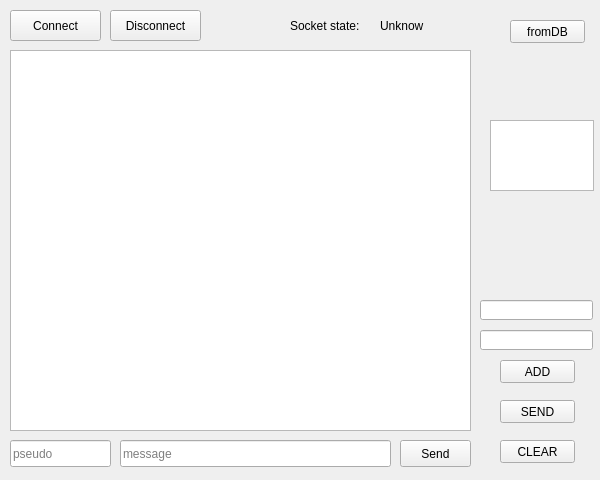
<?xml version="1.0" encoding="UTF-8"?>
<ui version="4.0">
 <class>Client</class>
 <widget class="QWidget" name="Client">
  <property name="geometry">
   <rect>
    <x>0</x>
    <y>0</y>
    <width>600</width>
    <height>480</height>
   </rect>
  </property>
  <property name="sizePolicy">
   <sizepolicy hsizetype="Fixed" vsizetype="Fixed">
    <horstretch>0</horstretch>
    <verstretch>0</verstretch>
   </sizepolicy>
  </property>
  <property name="minimumSize">
   <size>
    <width>480</width>
    <height>480</height>
   </size>
  </property>
  <property name="maximumSize">
   <size>
    <width>600</width>
    <height>600</height>
   </size>
  </property>
  <property name="windowTitle">
   <string>QtWebsocket Client Example</string>
  </property>
  <widget class="QLineEdit" name="textLineEdit">
   <property name="geometry">
    <rect>
     <x>120</x>
     <y>440</y>
     <width>271</width>
     <height>27</height>
    </rect>
   </property>
   <property name="text">
    <string/>
   </property>
   <property name="placeholderText">
    <string>message</string>
   </property>
  </widget>
  <widget class="QPushButton" name="sendButton">
   <property name="geometry">
    <rect>
     <x>400</x>
     <y>440</y>
     <width>71</width>
     <height>27</height>
    </rect>
   </property>
   <property name="text">
    <string>Send</string>
   </property>
  </widget>
  <widget class="QTextEdit" name="chatTextEdit">
   <property name="geometry">
    <rect>
     <x>10</x>
     <y>50</y>
     <width>461</width>
     <height>381</height>
    </rect>
   </property>
  </widget>
  <widget class="QLineEdit" name="pseudoLineEdit">
   <property name="geometry">
    <rect>
     <x>10</x>
     <y>440</y>
     <width>101</width>
     <height>27</height>
    </rect>
   </property>
   <property name="text">
    <string/>
   </property>
   <property name="placeholderText">
    <string>pseudo</string>
   </property>
  </widget>
  <widget class="QLabel" name="socketStateLabel">
   <property name="geometry">
    <rect>
     <x>380</x>
     <y>10</y>
     <width>91</width>
     <height>31</height>
    </rect>
   </property>
   <property name="text">
    <string>Unknow</string>
   </property>
  </widget>
  <widget class="QPushButton" name="connectButton">
   <property name="geometry">
    <rect>
     <x>10</x>
     <y>10</y>
     <width>91</width>
     <height>31</height>
    </rect>
   </property>
   <property name="text">
    <string>Connect</string>
   </property>
  </widget>
  <widget class="QLabel" name="socketStateLabel_2">
   <property name="geometry">
    <rect>
     <x>290</x>
     <y>10</y>
     <width>91</width>
     <height>31</height>
    </rect>
   </property>
   <property name="text">
    <string>Socket state:</string>
   </property>
  </widget>
  <widget class="QPushButton" name="disconnectButton">
   <property name="geometry">
    <rect>
     <x>110</x>
     <y>10</y>
     <width>91</width>
     <height>31</height>
    </rect>
   </property>
   <property name="text">
    <string>Disconnect</string>
   </property>
  </widget>
  <widget class="QPushButton" name="pbAdd">
   <property name="geometry">
    <rect>
     <x>500</x>
     <y>360</y>
     <width>75</width>
     <height>23</height>
    </rect>
   </property>
   <property name="text">
    <string>ADD</string>
   </property>
  </widget>
  <widget class="QTextEdit" name="tePoints">
   <property name="geometry">
    <rect>
     <x>490</x>
     <y>120</y>
     <width>104</width>
     <height>71</height>
    </rect>
   </property>
  </widget>
  <widget class="QPushButton" name="pbSend">
   <property name="geometry">
    <rect>
     <x>500</x>
     <y>400</y>
     <width>75</width>
     <height>23</height>
    </rect>
   </property>
   <property name="text">
    <string>SEND</string>
   </property>
  </widget>
  <widget class="QLineEdit" name="inx">
   <property name="geometry">
    <rect>
     <x>480</x>
     <y>300</y>
     <width>113</width>
     <height>20</height>
    </rect>
   </property>
  </widget>
  <widget class="QLineEdit" name="iny">
   <property name="geometry">
    <rect>
     <x>480</x>
     <y>330</y>
     <width>113</width>
     <height>20</height>
    </rect>
   </property>
  </widget>
  <widget class="QPushButton" name="pbClear">
   <property name="geometry">
    <rect>
     <x>500</x>
     <y>440</y>
     <width>75</width>
     <height>23</height>
    </rect>
   </property>
   <property name="text">
    <string>CLEAR</string>
   </property>
  </widget>
  <widget class="QPushButton" name="pbfromDB">
   <property name="geometry">
    <rect>
     <x>510</x>
     <y>20</y>
     <width>75</width>
     <height>23</height>
    </rect>
   </property>
   <property name="text">
    <string>fromDB</string>
   </property>
  </widget>
 </widget>
 <layoutdefault spacing="6" margin="11"/>
 <resources/>
 <connections/>
</ui>
